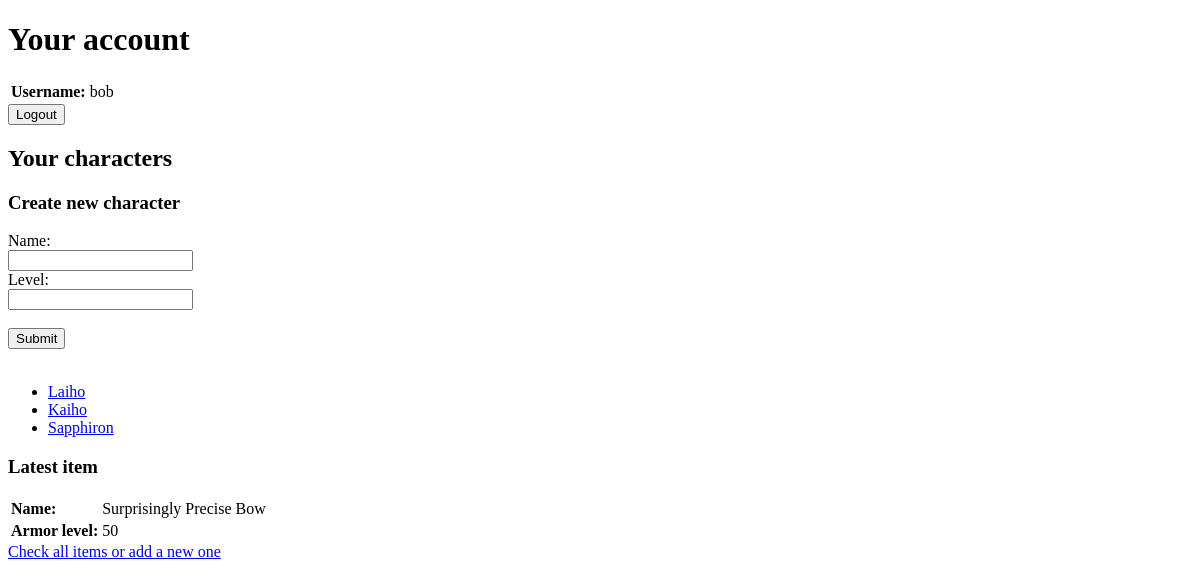
The app's page / (signed in), older data.
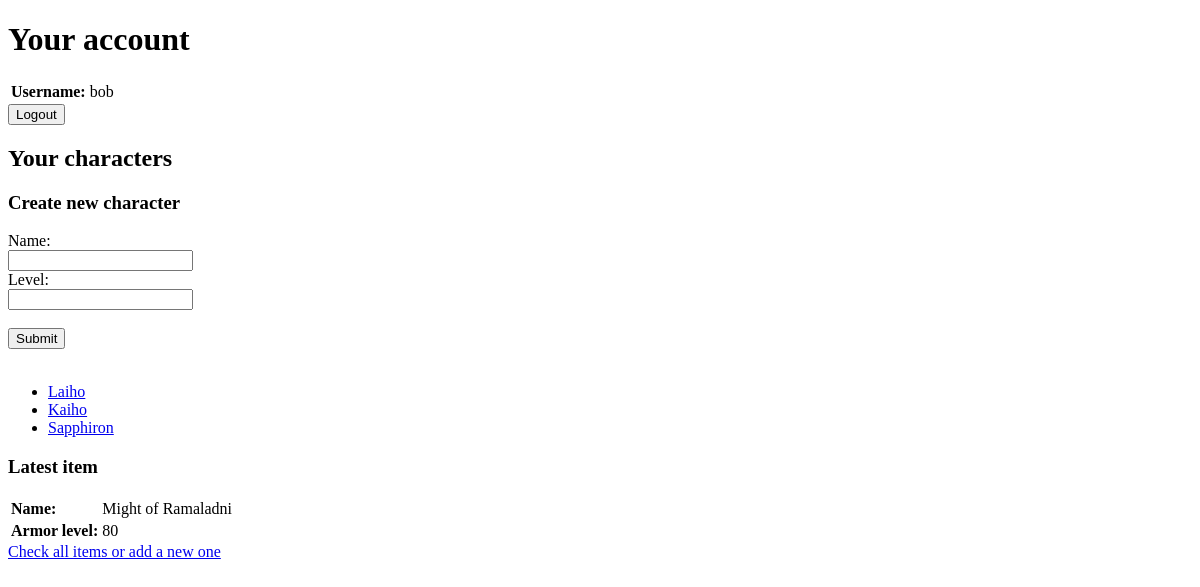
The same page, newer data.
### inventory/models.py (models this page shows, shortened)
class Item(models.Model):
	name = models.CharField(max_length=200)
	armor_level = models.IntegerField(default=0)
	characters = models.ManyToManyField(Character, blank=True)
	def __str__(self):
		return self.name

### inventory/views.py (the view)
# urls.py: path('', views.index, name='index'),
@login_required
def index(request):
	characters = Character.objects.filter(user = request.user)
	latest_added_item = Item.objects.last()
	return render(request, 'inventory/index.html', {'characters': characters, 'latest_item': latest_added_item})

### inventory/models.py (called while the page is built)
	def __str__(self):
		return self.name

### inventory/templates/inventory/index.html (shortened to what this page needs)
<!DOCTYPE html>
<html xmlns="http://www.w3.org/1999/xhtml">
	<head>
	</head>
	<body>
		<h1>Your account</h1>
		<table>
			<tr>
			<th style="text-align:left">Username: <td>{{user.username}}
		</table>
		<form action='logout/' method="POST">
			<input type="submit" value="Logout"/>
		</form>
		<h2>Your characters</h2>
		<h3>Create new character</h3>
		<form method="GET" action="/create_character/">
			<label for="name">Name:</label><br>
			<input type="text" name="name"/><br>
			<label for="level">Level:</label><br>
			<input type="number" name="level"/><br><br>
			<input type="submit" name="Create!"/>
		</form>
		<br>
			<ul>
				{% for character in characters %}
				<li><a href='/characters/{{character.id}}'>{{character|safe}}</a></li>
				{% endfor %}
			</ul>
		<h3>Latest item</h3>
			<table>
				<tr>
					<th style="text-align:left">Name: <td>{{latest_item}}
				<tr>
					<th style="text-align:left">Armor level: <td>{{latest_item.armor_level}}</td>
			</table>
			<a href='/items/'>Check all items or add a new one</a>
	</body>
</html>

Row changes from the older to the newer data that the page shows:
no longer on this page (row unchanged): Item: name "Surprisingly Precise Bow", armor_level "50"
added Item: name "Might of Ramaladni", armor_level "80"
